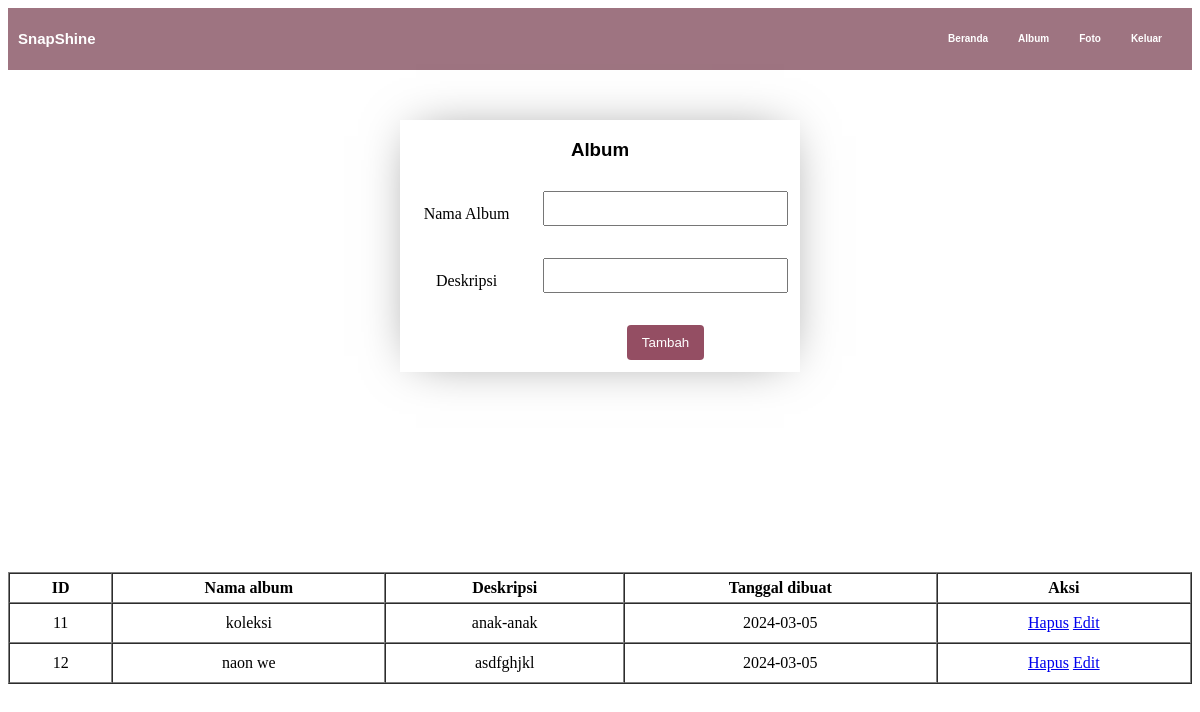
/album.php (signed in), run on the app's committed database.
### tables this page shows
CREATE TABLE `album` (
  `albumid` int(11) NOT NULL,
  `namaalbum` varchar(255) NOT NULL,
  `deskripsi` text NOT NULL,
  `tanggaldibuat` date NOT NULL,
  `userid` int(11) NOT NULL
);

### album.php (the view, shortened to what this page needs)
<!DOCTYPE html>
<html lang="en">
<head>
    <link rel="stylesheet" href="css/album.css">
</head>
<body>
    <ul class="navbar">
        <li>
            <h2>SnapShine</h2>
        </li>
        <?php
        if (!isset($_SESSION['userid'])) {
        ?>
            <ul>
                <li><a href="daftar.php">Daftar</a></li>
                <li><a href="masuk.php">Masuk</a></li>
            </ul>
            <?php
        } else {
            $level = isset($_SESSION['level']) ? $_SESSION['level'] : '';
            if ($level == 'user') {
            ?>
                <ul>
                    <li><a href="user.php">Beranda</a></li>
                    <li><a href="album.php">Album</a></li>
                    <li><a href="foto.php">Foto</a></li>
                    <li><a href="logout.php"onclick="return confirm('Apakah Anda yakin ingin keluar?')">Keluar</a></li>
                </ul>
            <?php
            } else {
                echo "Level tidak terdeteksi";
            }
            ?>
    </ul>
<?php
        }
?>
<div class="pinggir">
    <form action="tambah_album.php" method="post" style="border-color: darkgrey;" class="input">
        <table>
            <b>
                <h3>Album</h3>
            </b>
            <tr>
                <td>Nama Album</td>
                <td><input type="text" name="namaalbum"></td>
            </tr>
            <tr>
                <td>Deskripsi</td>
                <td><input type="text" name="deskripsi"></td>
            </tr>
            <tr>
                <td></td>
                <td><input type="submit" value="Tambah"></td>
            </tr>
        </table>
    </form>
<div class="table">
<table border="1" cellpadding=5 cellspacing=0>
        <tr>
            <th>ID</th>
            <th>Nama album</th>
            <th>Deskripsi</th>
            <th>Tanggal dibuat</th>
            <th>Aksi</th>
        </tr>
        <?php
            include "koneksi.php";
            $userid = $_SESSION['userid'];
            $sql = mysqli_query($conn, "SELECT * FROM album WHERE userid='$userid'");
            while ($data = mysqli_fetch_array($sql)) {
        ?>
                <tr>
                    <td><?=$data['albumid']?></td>
                    <td><?=$data['namaalbum']?></td>
                    <td><?=$data['deskripsi']?></td>
                    <td><?=$data['tanggaldibuat']?></td>
                    <td>
                        <a href="hapus_album.php?albumid=<?=$data['albumid']?>">Hapus</a>
                        <a href="edit_album.php?albumid=<?=$data['albumid']?>">Edit</a>
                    </td>
                </tr>
        <?php
            }
        ?>
    </table>
</div>
</div>
</body>
</html>

### css/album.css (style rules this page uses)
.navbar { list-style-type: none; margin: 0; padding: 10px; background-color: #9e7481; overflow: hidden; font-family: helvetica; }
.navbar li h2 { font-weight: bold; }
.navbar li { display: inline; margin-right: 10px; text-align: center; float: left; font-size: 10px; color: white; }
.navbar li a { text-decoration: none; color: white; padding: 10px; font-weight: bold; }
form { display: flex; flex-direction: column; max-width: 400px; margin: auto; }
table { width: 100%; }
td { padding: 10px; }
input[type="text"], input[type="file"], select { width: 100%; padding: 8px; margin-bottom: 10px; box-sizing: border-box; }
input[type="submit"] { background-color:#944E63; color: white; padding: 10px 15px; border: none; border-radius: 4px; cursor: pointer; }
h3 { font-family: Arial, Helvetica, sans-serif; }
ul ul { float: right; }
.input { box-shadow: 0 0 3rem -1rem rgba(0,0,0,0.5); top: 150px; margin-top: 50px; }
.input h3 { text-align: center; }
.navbar ul { padding-top: 15px; }

### album.php (style rules this page uses)
.table { position: relative; top: 200px; }

### data on the page
album: albumid "11", namaalbum "koleksi", deskripsi "anak-anak", tanggaldibuat "2024-03-05"
album: albumid "12", namaalbum "naon we", deskripsi "asdfghjkl", tanggaldibuat "2024-03-05"
